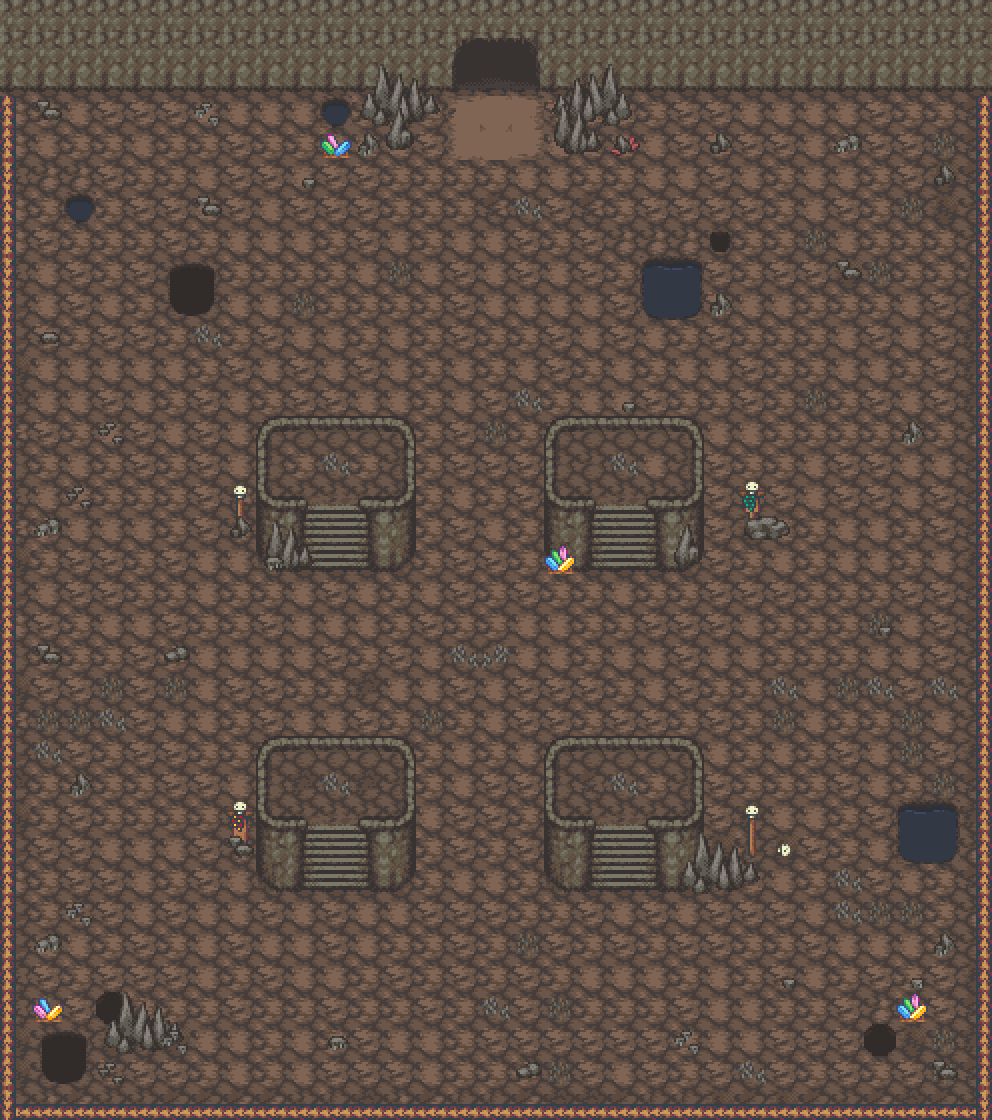

A 2D game scene composited from a Tiled map and its tileset images. What follows is a short description and the map's XML, with each tile layer's data collapsed to a summary:
An orthogonal 31x35 tile map with 32x32 px tiles, 4 tile layers (Tile Layer 1, Tile Layer 2, Tile Layer 3, Tile Layer 4), 9 tilesets and 1 object.

<map version="1.10" tiledversion="1.10.2" orientation="orthogonal" renderorder="right-down" width="31" height="35" tilewidth="32" tileheight="32" infinite="0" nextlayerid="8" nextobjectid="6">
 <tileset firstgid="1" source="tf_ff_tileA5_b.tsx" />
 <tileset firstgid="129" source="swampterrain_sheet.tsx" />
 <tileset firstgid="521" source="tf_B_ashlands_2.tsx" />
 <tileset firstgid="777" source="tf_ff_tileB_stone.tsx" />
 <tileset firstgid="1033" source="tf_A5_ashlands_2.tsx" />
 <tileset firstgid="1161" source="tf_A1_ashlands_2.tsx" />
 <tileset firstgid="1353" source="tf_A2_ashlands_2.tsx" />
 <tileset firstgid="1545" source="tileB_fortA.tsx" />
 <tileset firstgid="1801" source="tileB_dungeon.tsx" />
 <layer id="1" name="Tile Layer 1" width="31" height="35">
  <data>[1085 cells, 998 non-empty, 23 distinct tile ids]</data>
 </layer>
 <layer id="2" name="Tile Layer 2" width="31" height="35">
  <data>[1085 cells, 1043 non-empty, 60 distinct tile ids]</data>
 </layer>
 <layer id="4" name="Tile Layer 3" width="31" height="35">
  <data>[1085 cells, 106 non-empty, 43 distinct tile ids]</data>
 </layer>
 <layer id="5" name="Tile Layer 4" width="31" height="35">
  <data>[1085 cells, 21 non-empty, 18 distinct tile ids]</data>
 </layer>
 <objectgroup id="6" name="door">
  <object id="5" x="443.352" y="31.1124" width="103.06" height="68.0584">
   <properties>
    <property name="nm_door" value="wellstart.tmx" />
   </properties>
  </object>
 </objectgroup>
</map>
